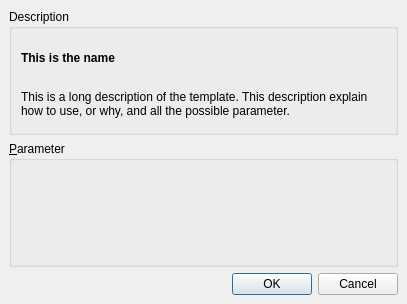
<ui version="4.0" >
 <class>RunSnipetDialog</class>
 <widget class="QDialog" name="RunSnipetDialog" >
  <property name="geometry" >
   <rect>
    <x>0</x>
    <y>0</y>
    <width>407</width>
    <height>304</height>
   </rect>
  </property>
  <property name="windowTitle" >
   <string>Use the template</string>
  </property>
  <layout class="QVBoxLayout" >
   <property name="spacing" >
    <number>6</number>
   </property>
   <property name="margin" >
    <number>9</number>
   </property>
   <item>
    <widget class="QGroupBox" name="groupBox" >
     <property name="title" >
      <string>Description</string>
     </property>
     <layout class="QVBoxLayout" >
      <property name="spacing" >
       <number>6</number>
      </property>
      <property name="margin" >
       <number>9</number>
      </property>
      <item>
       <widget class="QLabel" name="m_labelName" >
        <property name="text" >
         <string>&lt;b>This is the name&lt;/b></string>
        </property>
       </widget>
      </item>
      <item>
       <widget class="QLabel" name="m_descriptionLabel" >
        <property name="text" >
         <string>This is a long description of the template. This description explain how to use, or why, and all the possible parameter.</string>
        </property>
        <property name="wordWrap" >
         <bool>true</bool>
        </property>
       </widget>
      </item>
     </layout>
    </widget>
   </item>
   <item>
    <widget class="QGroupBox" name="m_paramGroupBox" >
     <property name="title" >
      <string>&amp;Parameter</string>
     </property>
    </widget>
   </item>
   <item>
    <widget class="QDialogButtonBox" name="buttonBox" >
     <property name="standardButtons" >
      <set>QDialogButtonBox::Cancel|QDialogButtonBox::Ok</set>
     </property>
    </widget>
   </item>
  </layout>
 </widget>
 <resources>
  <include location="../application.qrc" />
 </resources>
 <connections>
  <connection>
   <sender>buttonBox</sender>
   <signal>accepted()</signal>
   <receiver>RunSnipetDialog</receiver>
   <slot>accept()</slot>
   <hints>
    <hint type="sourcelabel" >
     <x>268</x>
     <y>283</y>
    </hint>
    <hint type="destinationlabel" >
     <x>270</x>
     <y>302</y>
    </hint>
   </hints>
  </connection>
  <connection>
   <sender>buttonBox</sender>
   <signal>rejected()</signal>
   <receiver>RunSnipetDialog</receiver>
   <slot>reject()</slot>
   <hints>
    <hint type="sourcelabel" >
     <x>349</x>
     <y>276</y>
    </hint>
    <hint type="destinationlabel" >
     <x>359</x>
     <y>304</y>
    </hint>
   </hints>
  </connection>
 </connections>
</ui>
